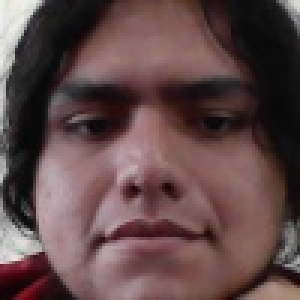
#> input picture Practicas_en_clases/Haarcascade/image/AlbertoVH/Alberto1025.jpg, 100 x 100 px, given in place of the camera (shown 3 times larger)
$ python Harscades.py
#> lines starting #> are read from the running program, lines starting #| are printed output that depends on the picture
import numpy as np
import cv2 as cv
import math

rostro = cv.CascadeClassifier('haarcascade_frontalface_alt.xml')
cap = cv.VideoCapture(0)
i = 0
while True:
    ret, frame = cap.read()
#> frame is the input picture: shape (100, 100, 3); mean B, G, R 73.3, 72.8, 96.5
    gray = cv.cvtColor(frame, cv.COLOR_BGR2GRAY)
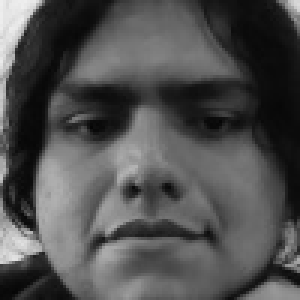
#> gray: shape (100, 100) (shown 3 times larger); min 5, max 238, mean 79.9
    rostros = rostro.detectMultiScale(gray, 1.3, 5)
#> rostros = [[10, 6, 84, 84]]
    for(x, y, w, h) in rostros:
       #frame = cv.rectangle(frame, (x,y), (x+w, y+h), (0, 255, 0), 2)
       frame2 = frame[ y:y+h, x:x+w]
       #frame3 = frame[x+30:x+w-30, y+30:y+h-30]
       frame2 = cv.resize(frame2, (100, 100), interpolation=cv.INTER_AREA)

        # funcion para guardar imagenes


       if i%5==0:
           cv.imwrite('image/Jorge_my_love/img_'+str(i)+'.png', frame2)
       cv.imshow('rostror', frame2)
#> this loop made 1 pass
#> pass 1, `frame2 = frame[ y:y+h, x:x+w]`:
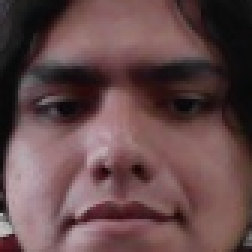
#> frame2: shape (84, 84, 3) (shown 3 times larger); mean B, G, R 74.3, 73.4, 100.6
    cv.imshow('rostros', frame)
    i = i+1
    k = cv.waitKey(1)
#> (key Esc is pressed here)
    if k == 27:
        break
cap.release()
cv.destroyAllWindows()
